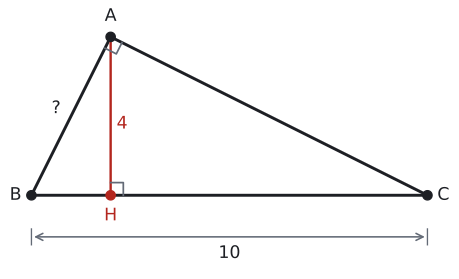

Here is the Python script that generated this plot:
import sys; sys.path.insert(0, "tools")
from cizim import *

# Alıştırma 7: |BC| = 10, |AH| = 4, |BH| = 2, |HC| = 8, |AB| = 2√5.
# A'da dik açı, [AH] ⊥ [BC]. p = |BH|, k = |HC|; A noktası (p, √(p·k)) olur, böylece AB ⊥ AC kendiliğinden sağlanır.
p, k = 2, 8
E = {'c': '?', 'h': '4', 'a': '10'}          # kenar etiketleri (None: yazma)
DOLGU, RENKLI_KENAR, EK = False, False, []

B = np.array([0.0, 0.0]); H = np.array([p, 0.0]); C = np.array([p + k, 0.0]); A = np.array([p, np.sqrt(p * k)])
uz = lambda P, Q: float(np.linalg.norm(P - Q))
u, v = B - A, C - A
print("AB", round(uz(A, B), 4), "AC", round(uz(A, C), 4), "AH", round(uz(A, H), 4), "BC", round(uz(B, C), 4),
      "A açısı", round(float(np.degrees(np.arccos(np.dot(u, v) / uz(A, B) / uz(A, C)))), 4))

s = (p + k) / 10
G = (A + B + C) / 3
def kenar(P, Q, metin, renk=YAZI, d=0.42):
    M = (P + Q) / 2; t = (Q - P) / uz(P, Q); n = np.array([-t[1], t[0]])
    if np.dot(n, M - G) < 0: n = -n
    ax.text(*(M + d * s * n), metin, ha="center", va="center", color=renk, fontsize=13)
def dik(K, P, Q, r=0.32):
    a_ = (P - K) / uz(P, K) * r * s; b_ = (Q - K) / uz(Q, K) * r * s
    ax.plot(*zip(K + a_, K + a_ + b_, K + b_), color=SOLUK, lw=1.3)

x0, x1 = -0.6 * s, p + k + 0.6 * s
y0, y1 = (-1.9 if E.get("a") else -1.0) * s, A[1] + 0.6 * s
fig, ax = sekil(6, max(2.2, 6 * (y1 - y0) / (x1 - x0)))
ax.set_aspect("equal"); ax.axis("off")
if DOLGU:
    ax.add_patch(patches.Polygon([A, B, H], closed=True, facecolor=YESIL_ACIK, edgecolor="none"))
    ax.add_patch(patches.Polygon([A, H, C], closed=True, facecolor=SARI_ACIK, edgecolor="none"))
rc, rb = (MAVI, YESIL) if RENKLI_KENAR else (YAZI, YAZI)
ax.plot(*zip(A, B), color=rc); ax.plot(*zip(B, H), color=rc)
ax.plot(*zip(A, C), color=rb); ax.plot(*zip(H, C), color=rb)
ax.plot(*zip(A, H), color=KIRMIZI, lw=1.8)
dik(H, A, C); dik(A, B, C)
nokta(ax, *A, ""); nokta(ax, *B, ""); nokta(ax, *C, ""); nokta(ax, *H, "", renk=KIRMIZI)
ax.text(A[0], A[1] + 0.3 * s, "A", ha="center", va="bottom", fontsize=13)
ax.text(B[0] - 0.25 * s, 0, "B", ha="right", va="center", fontsize=13)
ax.text(C[0] + 0.25 * s, 0, "C", ha="left", va="center", fontsize=13)
ax.text(H[0], -0.3 * s, "H", ha="center", va="top", fontsize=13, color=KIRMIZI)
if E.get("c"): kenar(A, B, E["c"], rc)
if E.get("b"): kenar(A, C, E["b"], rb)
if E.get("h"):
    sag = k >= p
    ax.text(p + (0.15 if sag else -0.15) * s, A[1] * 0.45, E["h"], ha="left" if sag else "right", va="center", color=KIRMIZI, fontsize=13)
if E.get("p"): ax.text(p / 2, 0.22 * s, E["p"], ha="center", va="bottom", color=rc, fontsize=13)
if E.get("k"): ax.text(p + k / 2, 0.22 * s, E["k"], ha="center", va="bottom", color=rb, fontsize=13)
if E.get("a"):
    ax.annotate("", xy=(p + k, -1.05 * s), xytext=(0, -1.05 * s), arrowprops=dict(arrowstyle="<->", color=SOLUK, lw=1.2))
    for x in (0, p + k): ax.plot([x, x], [-0.85 * s, -1.25 * s], color=SOLUK, lw=1)
    ax.text((p + k) / 2, -1.25 * s, E["a"], ha="center", va="top", fontsize=13)
for (fx, fy, metin, renk) in EK:
    ax.text(fx, fy, metin, ha="center", va="center", color=eval(renk), fontsize=12)
ax.set_xlim(x0, x1); ax.set_ylim(y0, y1)
kaydet(fig, __file__)
